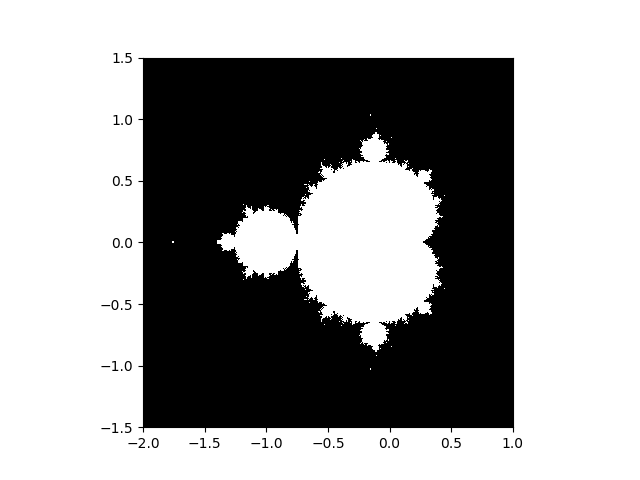

This chart was generated by the following Python code:
"""
Compute the Mandelbrot fractal
"""
import numpy as np
import matplotlib.pyplot as plt
from numpy import newaxis

def compute_mandelbrot(N_max, some_threshold, nx, ny):
    # A grid of c-values
    x = np.linspace(-2, 1, nx)
    y = np.linspace(-1.5, 1.5, ny)

    c = x[:,newaxis] + 1j*y[newaxis,:]

    # Mandelbrot iteration

    z = c
    for j in range(N_max):
        z = z**2 + c

    mandelbrot_set = (abs(z) < some_threshold)

    return mandelbrot_set

# Save

mandelbrot_set = compute_mandelbrot(50, 50., 601, 401)

plt.imshow(mandelbrot_set.T, extent=[-2, 1, -1.5, 1.5])
plt.gray()
plt.savefig('mandelbrot.png')